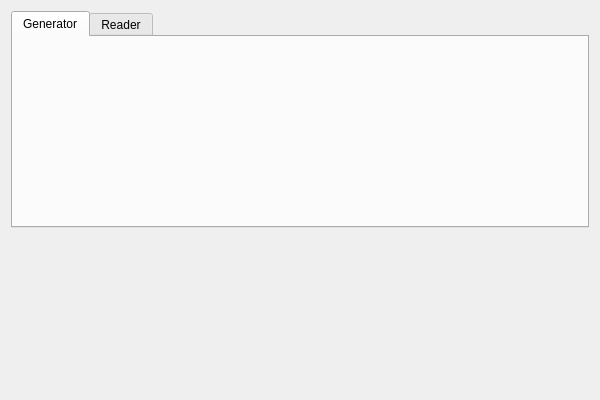
<?xml version="1.0" encoding="UTF-8"?>
<ui version="4.0">
 <class>MainWindow</class>
 <widget class="QMainWindow" name="MainWindow">
  <property name="geometry">
   <rect>
    <x>0</x>
    <y>0</y>
    <width>600</width>
    <height>400</height>
   </rect>
  </property>
  <property name="windowTitle">
   <string>Tomonoid</string>
  </property>
  <widget class="QWidget" name="centralWidget">
   <property name="sizePolicy">
    <sizepolicy hsizetype="Expanding" vsizetype="Expanding">
     <horstretch>0</horstretch>
     <verstretch>0</verstretch>
    </sizepolicy>
   </property>
   <property name="maximumSize">
    <size>
     <width>16777215</width>
     <height>239</height>
    </size>
   </property>
   <property name="autoFillBackground">
    <bool>false</bool>
   </property>
   <layout class="QVBoxLayout" name="verticalLayout">
    <item>
     <widget class="QTabWidget" name="tabWidget">
      <property name="sizePolicy">
       <sizepolicy hsizetype="Expanding" vsizetype="Expanding">
        <horstretch>0</horstretch>
        <verstretch>0</verstretch>
       </sizepolicy>
      </property>
      <property name="currentIndex">
       <number>0</number>
      </property>
      <widget class="QWidget" name="tab_generator">
       <attribute name="title">
        <string>Generator</string>
       </attribute>
       <widget class="runner_widget" name="widget" native="true">
        <property name="geometry">
         <rect>
          <x>-1</x>
          <y>-1</y>
          <width>581</width>
          <height>191</height>
         </rect>
        </property>
       </widget>
      </widget>
      <widget class="QWidget" name="tab_reader">
       <attribute name="title">
        <string>Reader</string>
       </attribute>
      </widget>
     </widget>
    </item>
   </layout>
  </widget>
 </widget>
 <layoutdefault spacing="6" margin="11"/>
 <customwidgets>
  <customwidget>
   <class>runner_widget</class>
   <extends>QWidget</extends>
   <header>runner_widget.h</header>
   <container>1</container>
  </customwidget>
 </customwidgets>
 <resources/>
 <connections/>
</ui>
